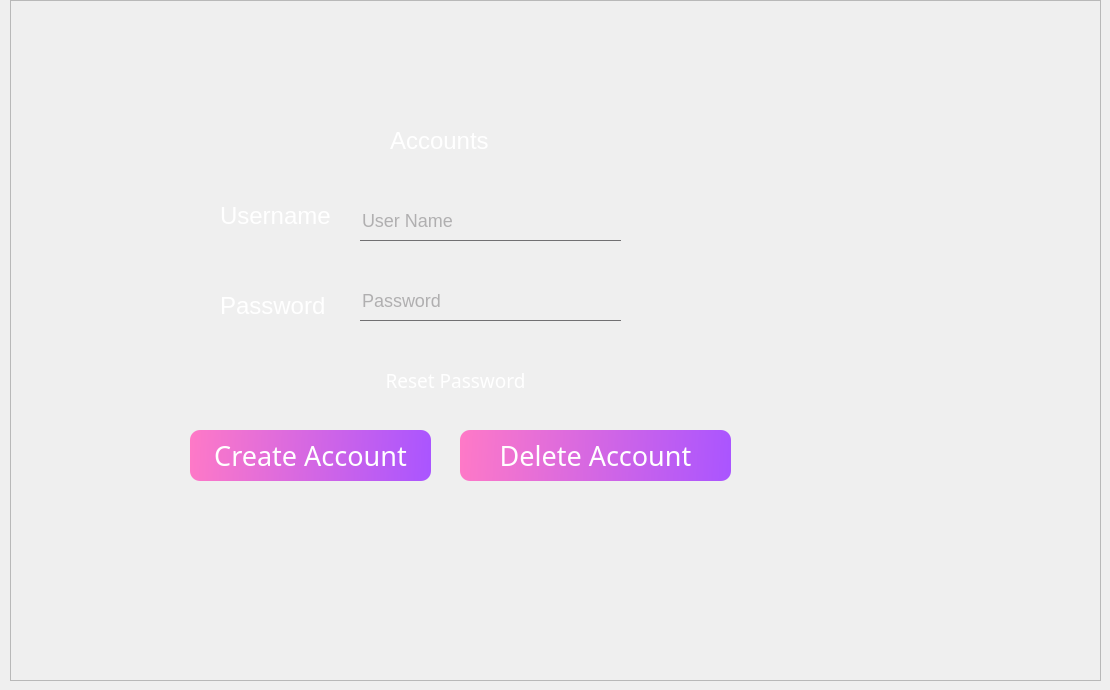
                  <widget class="QWidget" name="page_2">
                   <widget class="QFrame" name="frame_5">
                    <property name="geometry">
                     <rect>
                      <x>10</x>
                      <y>0</y>
                      <width>1091</width>
                      <height>681</height>
                     </rect>
                    </property>
                    <property name="styleSheet">
                     <string notr="true">QPushButton
{
font: 80 20pt &quot;Segoe UI Black&quot;;
background:rgb(85, 85, 127,0);
color:white;
}
QToolButton
{

background:rgb(85, 0, 127);
border-radius:60px;


}
QLabel
{
font-size:24px;
font-family:;
	font: 75 20pt &quot;Segoe UI&quot;;
color:white;
background:transparent;
}

QPushButton
{
color:white;
background-color: qlineargradient(spread:pad, x1:0, y1:0.511364, x2:1, y2:0.523, stop:0 rgba(254, 121, 199, 255), stop:1 rgba(170, 85, 255, 255));
border-radius:10px;

}

QPushButton:hover
{
border-radius:10px;
background:#4e576a;
}



QLineEdit
{
font-size:18px;
background:transparent;
border:none;
color:#717072;
border-bottom:1px solid #717072;

}


QLineEdit:focus{
border-radius:20px;
border-bottom: 2px solid rgb(85,170,255);
background-color:rgb(43,45,56);
}


</string>
                    </property>
                    <property name="frameShape">
                     <enum>QFrame::StyledPanel</enum>
                    </property>
                    <property name="frameShadow">
                     <enum>QFrame::Raised</enum>
                    </property>
                    <widget class="QPushButton" name="deleteButton">
                     <property name="geometry">
                      <rect>
                       <x>450</x>
                       <y>430</y>
                       <width>271</width>
                       <height>51</height>
                      </rect>
                     </property>
                     <property name="font">
                      <font>
                       <family>Segoe UI Black</family>
                       <pointsize>20</pointsize>
                       <weight>10</weight>
                       <italic>false</italic>
                       <bold>false</bold>
                      </font>
                     </property>
                     <property name="text">
                      <string>Delete Account</string>
                     </property>
                    </widget>
                    <widget class="QLineEdit" name="lineEdit_username">
                     <property name="geometry">
                      <rect>
                       <x>350</x>
                       <y>200</y>
                       <width>261</width>
                       <height>41</height>
                      </rect>
                     </property>
                     <property name="text">
                      <string/>
                     </property>
                     <property name="placeholderText">
                      <string>User Name</string>
                     </property>
                    </widget>
                    <widget class="QLabel" name="label_17">
                     <property name="geometry">
                      <rect>
                       <x>380</x>
                       <y>120</y>
                       <width>131</width>
                       <height>41</height>
                      </rect>
                     </property>
                     <property name="font">
                      <font>
                       <family>Segoe UI</family>
                       <pointsize>20</pointsize>
                       <weight>9</weight>
                       <italic>false</italic>
                       <bold>false</bold>
                      </font>
                     </property>
                     <property name="text">
                      <string>Accounts</string>
                     </property>
                    </widget>
                    <widget class="QLineEdit" name="lineEdit_password">
                     <property name="geometry">
                      <rect>
                       <x>350</x>
                       <y>280</y>
                       <width>261</width>
                       <height>41</height>
                      </rect>
                     </property>
                     <property name="text">
                      <string/>
                     </property>
                     <property name="echoMode">
                      <enum>QLineEdit::Password</enum>
                     </property>
                     <property name="placeholderText">
                      <string>Password</string>
                     </property>
                    </widget>
                    <widget class="QLabel" name="label_18">
                     <property name="geometry">
                      <rect>
                       <x>210</x>
                       <y>290</y>
                       <width>111</width>
                       <height>31</height>
                      </rect>
                     </property>
                     <property name="text">
                      <string>Password</string>
                     </property>
                    </widget>
                    <widget class="QLabel" name="label_19">
                     <property name="geometry">
                      <rect>
                       <x>210</x>
                       <y>200</y>
                       <width>111</width>
                       <height>31</height>
                      </rect>
                     </property>
                     <property name="text">
                      <string>Username</string>
                     </property>
                    </widget>
                    <widget class="QPushButton" name="CreateAccount">
                     <property name="geometry">
                      <rect>
                       <x>180</x>
                       <y>430</y>
                       <width>241</width>
                       <height>51</height>
                      </rect>
                     </property>
                     <property name="font">
                      <font>
                       <family>Segoe UI Black</family>
                       <pointsize>20</pointsize>
                       <weight>10</weight>
                       <italic>false</italic>
                       <bold>false</bold>
                      </font>
                     </property>
                     <property name="text">
                      <string>Create Account</string>
                     </property>
                    </widget>
                    <widget class="QPushButton" name="Reset_btn">
                     <property name="geometry">
                      <rect>
                       <x>350</x>
                       <y>370</y>
                       <width>191</width>
                       <height>21</height>
                      </rect>
                     </property>
                     <property name="font">
                      <font>
                       <family>Segoe UI Black</family>
                       <pointsize>14</pointsize>
                       <weight>10</weight>
                       <italic>false</italic>
                       <bold>false</bold>
                      </font>
                     </property>
                     <property name="styleSheet">
                      <string notr="true">QPushButton
{
font: 80 14pt &quot;Segoe UI Black&quot;;
background:rgb(85, 85, 127,0);
color:white;
}</string>
                     </property>
                     <property name="text">
                      <string>Reset Password</string>
                     </property>
                    </widget>
                   </widget>
                  </widget>
